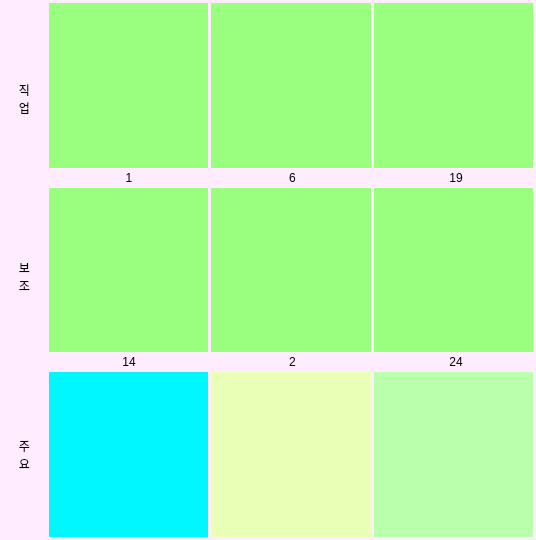
<?xml version="1.0" encoding="UTF-8"?>
<ui version="4.0">
 <class>Form_mycard_big</class>
 <widget class="QWidget" name="Form_mycard_big">
  <property name="geometry">
   <rect>
    <x>0</x>
    <y>0</y>
    <width>536</width>
    <height>540</height>
   </rect>
  </property>
  <property name="minimumSize">
   <size>
    <width>536</width>
    <height>540</height>
   </size>
  </property>
  <property name="maximumSize">
   <size>
    <width>536</width>
    <height>540</height>
   </size>
  </property>
  <property name="windowTitle">
   <string>Form</string>
  </property>
  <property name="styleSheet">
   <string notr="true">background-color: rgb(255, 237, 255);</string>
  </property>
  <layout class="QHBoxLayout" name="horizontalLayout_5">
   <property name="spacing">
    <number>0</number>
   </property>
   <property name="leftMargin">
    <number>0</number>
   </property>
   <property name="topMargin">
    <number>0</number>
   </property>
   <property name="rightMargin">
    <number>0</number>
   </property>
   <property name="bottomMargin">
    <number>0</number>
   </property>
   <item>
    <layout class="QHBoxLayout" name="horizontalLayout" stretch="1,10">
     <property name="spacing">
      <number>0</number>
     </property>
     <property name="topMargin">
      <number>3</number>
     </property>
     <property name="bottomMargin">
      <number>3</number>
     </property>
     <item>
      <layout class="QVBoxLayout" name="verticalLayout_1">
       <property name="spacing">
        <number>0</number>
       </property>
       <item>
        <widget class="QLabel" name="label_1">
         <property name="sizePolicy">
          <sizepolicy hsizetype="Minimum" vsizetype="Minimum">
           <horstretch>0</horstretch>
           <verstretch>0</verstretch>
          </sizepolicy>
         </property>
         <property name="text">
          <string>
직
업</string>
         </property>
         <property name="textFormat">
          <enum>Qt::AutoText</enum>
         </property>
         <property name="scaledContents">
          <bool>false</bool>
         </property>
         <property name="alignment">
          <set>Qt::AlignCenter</set>
         </property>
         <property name="indent">
          <number>15</number>
         </property>
        </widget>
       </item>
       <item>
        <widget class="QLabel" name="label_2">
         <property name="sizePolicy">
          <sizepolicy hsizetype="Minimum" vsizetype="Minimum">
           <horstretch>0</horstretch>
           <verstretch>0</verstretch>
          </sizepolicy>
         </property>
         <property name="text">
          <string>
보
조</string>
         </property>
         <property name="alignment">
          <set>Qt::AlignCenter</set>
         </property>
         <property name="indent">
          <number>15</number>
         </property>
        </widget>
       </item>
       <item>
        <widget class="QLabel" name="label_3">
         <property name="sizePolicy">
          <sizepolicy hsizetype="Minimum" vsizetype="Minimum">
           <horstretch>0</horstretch>
           <verstretch>0</verstretch>
          </sizepolicy>
         </property>
         <property name="text">
          <string>
주
요</string>
         </property>
         <property name="alignment">
          <set>Qt::AlignCenter</set>
         </property>
         <property name="indent">
          <number>0</number>
         </property>
         <property name="openExternalLinks">
          <bool>true</bool>
         </property>
        </widget>
       </item>
      </layout>
     </item>
     <item>
      <layout class="QVBoxLayout" name="verticalLayout_2" stretch="1,0,1,0,1">
       <property name="spacing">
        <number>3</number>
       </property>
       <item>
        <layout class="QHBoxLayout" name="horizontalLayout_1">
         <property name="spacing">
          <number>-1</number>
         </property>
         <property name="rightMargin">
          <number>3</number>
         </property>
         <item>
          <widget class="QWidget" name="widget_job_1" native="true">
           <property name="sizePolicy">
            <sizepolicy hsizetype="Minimum" vsizetype="Minimum">
             <horstretch>0</horstretch>
             <verstretch>0</verstretch>
            </sizepolicy>
           </property>
           <property name="styleSheet">
            <string notr="true">background-color: rgb(154, 255, 127);</string>
           </property>
          </widget>
         </item>
         <item>
          <widget class="QWidget" name="widget_job_2" native="true">
           <property name="sizePolicy">
            <sizepolicy hsizetype="Minimum" vsizetype="Minimum">
             <horstretch>0</horstretch>
             <verstretch>0</verstretch>
            </sizepolicy>
           </property>
           <property name="styleSheet">
            <string notr="true">background-color: rgb(154, 255, 127);</string>
           </property>
          </widget>
         </item>
         <item>
          <widget class="QWidget" name="widget_job_3" native="true">
           <property name="enabled">
            <bool>true</bool>
           </property>
           <property name="sizePolicy">
            <sizepolicy hsizetype="Minimum" vsizetype="Minimum">
             <horstretch>0</horstretch>
             <verstretch>0</verstretch>
            </sizepolicy>
           </property>
           <property name="styleSheet">
            <string notr="true">background-color: rgb(154, 255, 127);</string>
           </property>
          </widget>
         </item>
        </layout>
       </item>
       <item>
        <layout class="QHBoxLayout" name="horizontalLayout_number_1">
         <item>
          <widget class="QLabel" name="label_number_1">
           <property name="text">
            <string>1</string>
           </property>
           <property name="alignment">
            <set>Qt::AlignCenter</set>
           </property>
          </widget>
         </item>
         <item>
          <widget class="QLabel" name="label_number_2">
           <property name="text">
            <string>6</string>
           </property>
           <property name="alignment">
            <set>Qt::AlignCenter</set>
           </property>
          </widget>
         </item>
         <item>
          <widget class="QLabel" name="label_number_3">
           <property name="text">
            <string>19</string>
           </property>
           <property name="alignment">
            <set>Qt::AlignCenter</set>
           </property>
          </widget>
         </item>
        </layout>
       </item>
       <item>
        <layout class="QHBoxLayout" name="horizontalLayout_2">
         <property name="rightMargin">
          <number>3</number>
         </property>
         <item>
          <widget class="QWidget" name="widget_sub_1" native="true">
           <property name="sizePolicy">
            <sizepolicy hsizetype="Minimum" vsizetype="Minimum">
             <horstretch>0</horstretch>
             <verstretch>0</verstretch>
            </sizepolicy>
           </property>
           <property name="styleSheet">
            <string notr="true">background-color: rgb(154, 255, 127);</string>
           </property>
          </widget>
         </item>
         <item>
          <widget class="QWidget" name="widget_sub_2" native="true">
           <property name="sizePolicy">
            <sizepolicy hsizetype="Minimum" vsizetype="Minimum">
             <horstretch>0</horstretch>
             <verstretch>0</verstretch>
            </sizepolicy>
           </property>
           <property name="styleSheet">
            <string notr="true">background-color: rgb(154, 255, 127);</string>
           </property>
          </widget>
         </item>
         <item>
          <widget class="QWidget" name="widget_sub_3" native="true">
           <property name="sizePolicy">
            <sizepolicy hsizetype="Minimum" vsizetype="Minimum">
             <horstretch>0</horstretch>
             <verstretch>0</verstretch>
            </sizepolicy>
           </property>
           <property name="styleSheet">
            <string notr="true">background-color: rgb(154, 255, 127);</string>
           </property>
          </widget>
         </item>
        </layout>
       </item>
       <item>
        <layout class="QHBoxLayout" name="horizontalLayout_number_2">
         <item>
          <widget class="QLabel" name="label_number_4">
           <property name="text">
            <string>14</string>
           </property>
           <property name="alignment">
            <set>Qt::AlignCenter</set>
           </property>
          </widget>
         </item>
         <item>
          <widget class="QLabel" name="label_number_5">
           <property name="text">
            <string>2</string>
           </property>
           <property name="alignment">
            <set>Qt::AlignCenter</set>
           </property>
          </widget>
         </item>
         <item>
          <widget class="QLabel" name="label_number_6">
           <property name="text">
            <string>24</string>
           </property>
           <property name="alignment">
            <set>Qt::AlignCenter</set>
           </property>
          </widget>
         </item>
        </layout>
       </item>
       <item>
        <widget class="QStackedWidget" name="stackedWidget">
         <property name="sizePolicy">
          <sizepolicy hsizetype="Minimum" vsizetype="Minimum">
           <horstretch>0</horstretch>
           <verstretch>0</verstretch>
          </sizepolicy>
         </property>
         <property name="contextMenuPolicy">
          <enum>Qt::DefaultContextMenu</enum>
         </property>
         <property name="autoFillBackground">
          <bool>false</bool>
         </property>
         <property name="frameShape">
          <enum>QFrame::NoFrame</enum>
         </property>
         <property name="lineWidth">
          <number>1</number>
         </property>
         <property name="midLineWidth">
          <number>0</number>
         </property>
         <property name="currentIndex">
          <number>0</number>
         </property>
         <widget class="QWidget" name="stackedWidgetPage1">
          <layout class="QHBoxLayout" name="horizontalLayout_6">
           <property name="spacing">
            <number>3</number>
           </property>
           <property name="leftMargin">
            <number>0</number>
           </property>
           <property name="topMargin">
            <number>0</number>
           </property>
           <property name="rightMargin">
            <number>3</number>
           </property>
           <property name="bottomMargin">
            <number>0</number>
           </property>
           <item>
            <widget class="QWidget" name="widget_main_1" native="true">
             <property name="styleSheet">
              <string notr="true">background-color: rgb(0, 247, 255);</string>
             </property>
            </widget>
           </item>
           <item>
            <widget class="QWidget" name="widget_main_2" native="true">
             <property name="styleSheet">
              <string notr="true">background-color: rgb(233, 255, 182);</string>
             </property>
            </widget>
           </item>
           <item>
            <widget class="QWidget" name="widget_main_3" native="true">
             <property name="sizePolicy">
              <sizepolicy hsizetype="Minimum" vsizetype="Minimum">
               <horstretch>0</horstretch>
               <verstretch>0</verstretch>
              </sizepolicy>
             </property>
             <property name="styleSheet">
              <string notr="true">background-color: rgb(186, 255, 172);</string>
             </property>
            </widget>
           </item>
          </layout>
         </widget>
         <widget class="QWidget" name="stackedWidgetPage2">
          <layout class="QHBoxLayout" name="horizontalLayout_8">
           <property name="spacing">
            <number>3</number>
           </property>
           <property name="leftMargin">
            <number>0</number>
           </property>
           <property name="topMargin">
            <number>0</number>
           </property>
           <property name="rightMargin">
            <number>3</number>
           </property>
           <property name="bottomMargin">
            <number>0</number>
           </property>
           <item>
            <widget class="QWidget" name="widget_main_4" native="true">
             <property name="sizePolicy">
              <sizepolicy hsizetype="Minimum" vsizetype="Minimum">
               <horstretch>0</horstretch>
               <verstretch>0</verstretch>
              </sizepolicy>
             </property>
             <property name="styleSheet">
              <string notr="true">background-color: rgb(255, 169, 202);</string>
             </property>
            </widget>
           </item>
           <item>
            <widget class="QWidget" name="widget_main_5" native="true">
             <property name="sizePolicy">
              <sizepolicy hsizetype="Preferred" vsizetype="Minimum">
               <horstretch>0</horstretch>
               <verstretch>0</verstretch>
              </sizepolicy>
             </property>
             <property name="styleSheet">
              <string notr="true">background-color: rgb(255, 169, 202);</string>
             </property>
            </widget>
           </item>
           <item>
            <widget class="QWidget" name="widget_main_6" native="true"/>
           </item>
          </layout>
         </widget>
        </widget>
       </item>
      </layout>
     </item>
    </layout>
   </item>
  </layout>
 </widget>
 <resources/>
 <connections/>
</ui>
